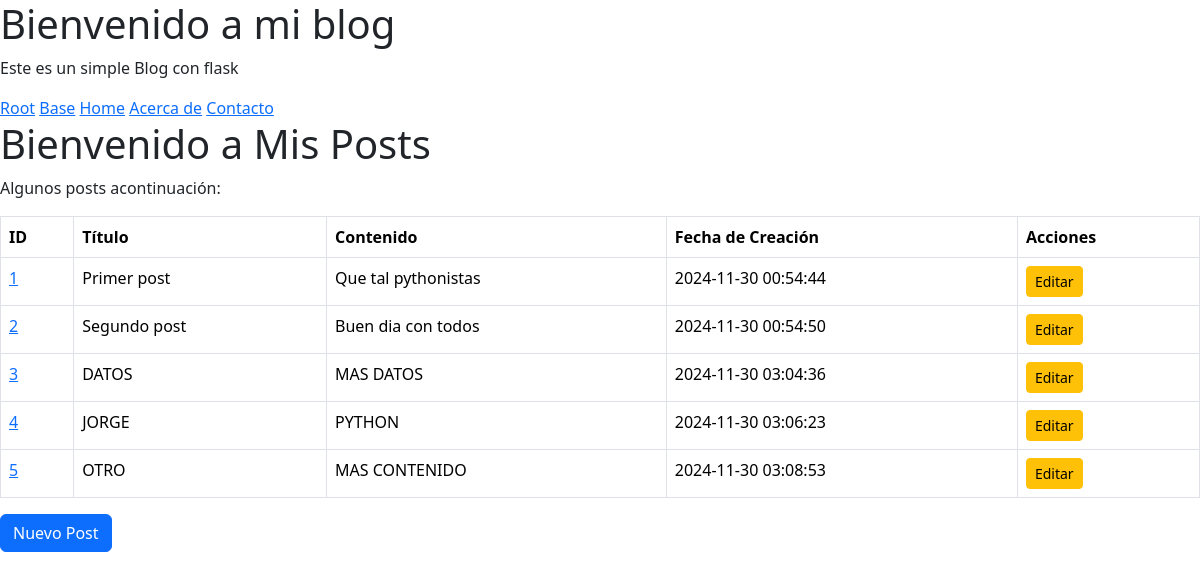
The app's page /post, older data.
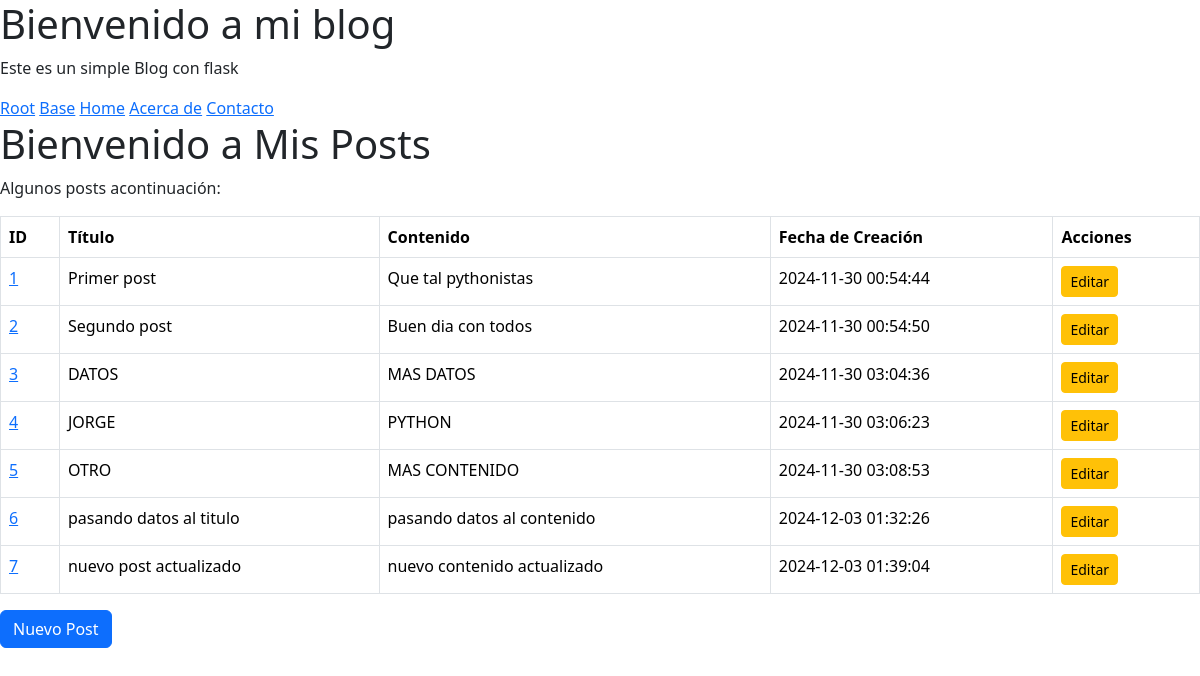
The same page, newer data.
### tables this page shows
CREATE TABLE posts (
    id INTEGER PRIMARY KEY AUTOINCREMENT,
    created TIMESTAMP NOT NULL DEFAULT CURRENT_TIMESTAMP,
    title TEXT NOT NULL,
    content TEXT NOT NULL
);

### app.py (the view)
@app.route("/post", methods=["GET"])
def get_all_posts():
    conn = get_db_connection()
    posts = conn.execute('SELECT * FROM posts').fetchall()
    conn.close()
    return render_template('post/posts.html', posts=posts)

### app.py (called while the page is built)
def get_db_connection():
    conn = sqlite3.connect("database.db")
    conn.row_factory = sqlite3.Row
    return conn

### templates/post/posts.html (shortened to what this page needs)
{% extends 'base.html' %}
{% block content %}
<h1>Bienvenido a Mis Posts</h1>
<p>Algunos posts acontinuación:</p>
    <table class="table table-bordered">
        <thead>
            <tr>
                <th>ID</th>
                <th>Título</th>
                <th>Contenido</th>
                <th>Fecha de Creación</th>
                <th>Acciones</th>
            </tr>
        </thead>
        <tbody>
            {% for post in posts %}
                <tr>
                    <td><a href="{{ url_for('get_one_post', post_id=post['id']) }}">{{ post['id'] }}</a></td>
                    <td>{{ post['title'] }}</td>
                    <td>{{ post['content'] }}</td>
                    <td>{{ post['created'] }}</td>
                    <td><a href="{{ url_for('edit_one_post', post_id=post['id']) }}" class="btn btn-warning btn-sm">Editar</a></td>
                </tr>
            {% endfor %}
        </tbody>
    </table>
    <a class="btn btn-primary" href="{{ url_for('create_one_post') }}">Nuevo Post</a>
{% endblock %}

### templates/base.html (shortened to what this page needs)
<!DOCTYPE html>
<html lang="en" >
    <head>
        <link href="https://cdn.jsdelivr.net/npm/bootstrap@5.3.3/dist/css/bootstrap.min.css" rel="stylesheet">
    </head>
    <body>
        <h1>Bienvenido a mi blog</h1>
        <p>Este es un simple Blog con flask</p>
        {% include 'nav.html' %}
        <div>
            {% block content %}{% endblock %}
        </div>
    </body>
</html>

### templates/nav.html
<nav>
    <a href="/">Root</a>
    <a href="/base">Base</a>
    <a href="/home">Home</a>
    <a href="/about">Acerca de</a>
    <a href="#">Contacto</a>
</nav>

Row changes from the older to the newer data that the page shows:
added posts: id "6", title "pasando datos al titulo", content "pasando datos al contenido", created "2024-12-03 01:32:26"
added posts: id "7", title "nuevo post actualizado", content "nuevo contenido actualizado", created "2024-12-03 01:39:04"
